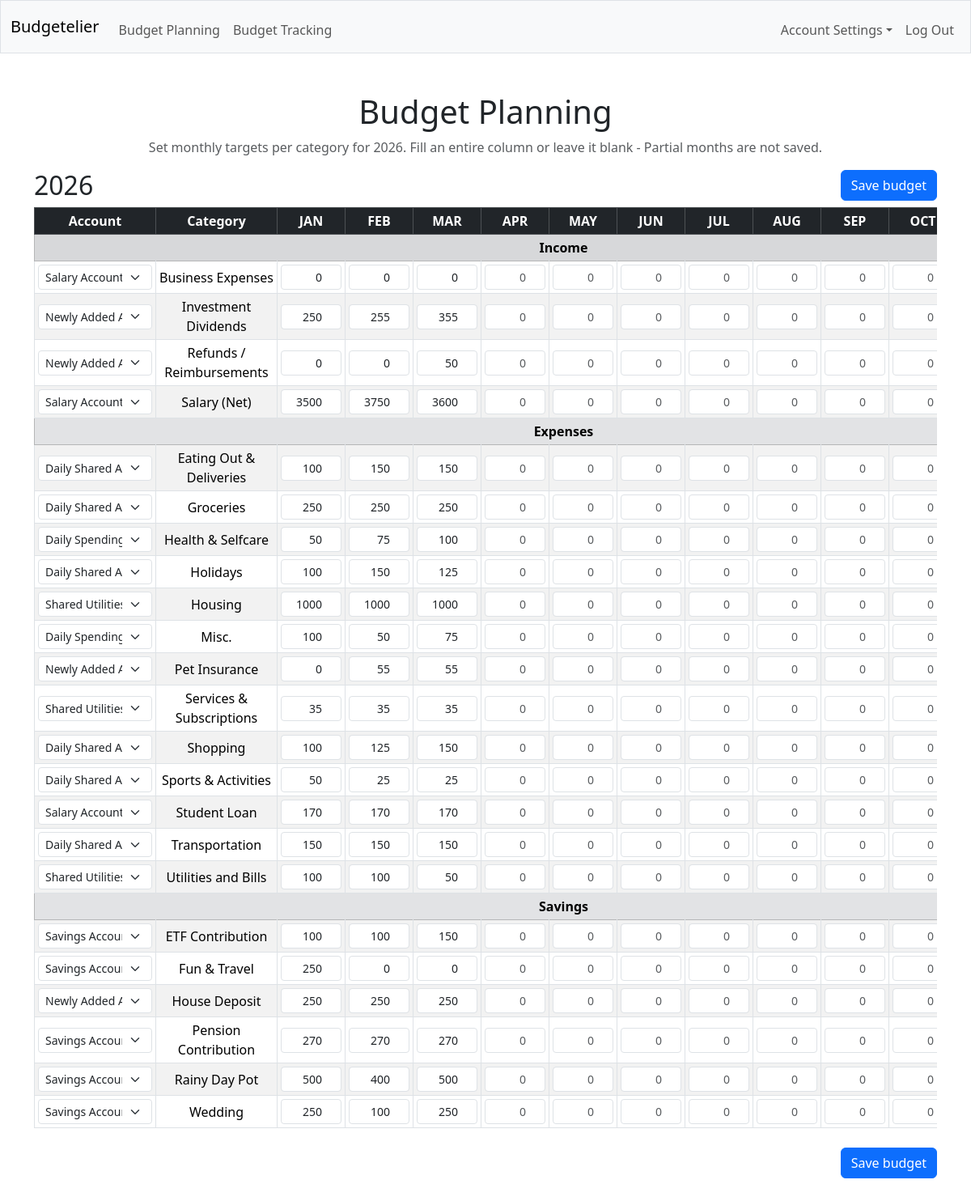
Page /budget_planning (signed in) on the committed database.
### tables this page shows
CREATE TABLE categories (
id INTEGER PRIMARY KEY AUTOINCREMENT,
type TEXT NOT NULL CHECK(type IN ('income', 'expenses', 'savings')),
name TEXT NOT NULL UNIQUE,
description TEXT
);

CREATE TABLE "bank_accounts" (
id INTEGER PRIMARY KEY AUTOINCREMENT,
user_id INTEGER NOT NULL,
account_name TEXT NOT NULL,
account_type TEXT,
FOREIGN KEY (user_id) REFERENCES users(id) ON DELETE CASCADE
);

CREATE TABLE "budget" (
id INTEGER PRIMARY KEY AUTOINCREMENT,
category_id INTEGER NOT NULL,
year INTEGER NOT NULL,
month INTEGER NOT NULL,
target_budget NUMERIC NOT NULL, bank_account_id INTEGER
REFERENCES bank_accounts(id) ON DELETE SET NULL,
UNIQUE (category_id, year, month),
FOREIGN KEY (category_id) REFERENCES categories(id) ON DELETE RESTRICT
);

### routes/budget_planning.py (the view, shortened to what this page needs)
@budget_planning_bp.route("/budget_planning", methods=["GET", "POST"])
@login_required
def budget_planning():
    db = get_db()
    selected_year = 2026 # Hardcoded year but will adjust later
    if request.method == "GET":
        categories_by_type, accounts = _get_page_data(db)
        existing_budgets, existing_accounts = _get_existing_budgets(db, selected_year)
        return render_template("budget_planning.html",
                               months=MONTHS,
                               categories=categories_by_type,
                               accounts=accounts,
                               existing_budgets=existing_budgets,
                               existing_accounts=existing_accounts,
                               selected_year=selected_year)

### app.py (called while the page is built)
@app.after_request
def after_request(response):
    response.headers["Cache-Control"] = "no-cache, no-store, must-revalidate"
    response.headers["Expires"] = 0
    response.headers["Pragma"] = "no-cache"
    return response

### helpers.py (called while the page is built)
def login_required(f):
        @wraps(f)
        def decorated_function(*args, **kwargs):
            if session.get("user_id") is None:
                  return redirect("/login")
            return f(*args, **kwargs)
        return decorated_function

def get_db():
      db = sqlite3.connect('finances.db')
      db.row_factory = sqlite3.Row
      db.execute("PRAGMA foreign_keys = ON")
      return db

### routes/budget_planning.py (called while the page is built)
def _get_page_data(db):
    rows = db.execute(
        """
        SELECT id, type, name
        FROM "categories"
        ORDER BY type, name
        """
    ).fetchall()
    categories_by_type = { # Creates an empty dictionary for each type
            'income': [],
            'expenses': [],
            'savings': []
        }
    for row in rows: # For each category...
            if row['type'] in categories_by_type: # ... assigns a type if found in list
                categories_by_type[row['type']].append({ # and appends its Id and name
                     'id' : row['id'],
                     'name' : row['name']
                     })
    accounts = db.execute(
        """
        SELECT id, account_name
        FROM "bank_accounts"
        WHERE user_id = ?
        """,
        (session['user_id'],)
    ).fetchall()
    return categories_by_type, accounts

def _get_existing_budgets(db, year):
    rows = db.execute(
        """
        SELECT category_id, month, target_budget, bank_account_id
        FROM "budget"
        WHERE year = ?
        """,
        (year,)
    ).fetchall()
    existing_budgets = {}
    existing_accounts = {}
    for row in rows:
        existing_budgets[(row['category_id'], row['month'])] = row['target_budget']
        existing_accounts[row['category_id']] = row['bank_account_id']
    return existing_budgets, existing_accounts

### templates/budget_planning.html (shortened to what this page needs)
{% extends "layout.html" %}
{% block main %}
    <h1>Budget Planning</h1>
    <p class="text-muted">Set monthly targets per category for {{ selected_year }}. Fill an entire column or leave it blank - Partial months are not saved.</p>
    <form action="/budget_planning" method="POST">
        <div class="d-flex justify-content-between align-items-center mb-2">
            <h2 class="mb-0">{{ selected_year }}</h2>
            <button type="submit" class="btn btn-primary">Save budget</button>
        </div>
        <div class="table-responsive">
            <table class="table table-striped table-sm table-bordered align-middle" style="table-layout: auto;">
                <thead class="table-dark">
                    <tr>
                        <th style="min-width: 150px;" >Account</th>
                        <th style="min-width: 150px;" >Category</th>
                        {% for month in months %}
                            <th style="width: 1%; white-space: nowrap;" class="text-center">{{ month }}</th>
                        {% endfor %}
                    </tr>
                </thead>
                <tbody>
                    {% for type, cat_list in categories.items() %}
                        <tr class="table-secondary">
                            <td colspan="14" class="fw-bold">{{ type | capitalize }}</td>
                        </tr>
                        {% for cat in cat_list %}
                        <tr>
                            <td>
                                <select name="account_{{ cat.id }}" class="form-select form-select-sm" required>
                                    {% for acc in accounts %}
                                        <option value="{{ acc.account_name }}"
                                            {% if existing_accounts.get(cat.id) == acc.id %}selected{% endif %}>
                                            {{ acc.account_name }}
                                        </option>
                                    {% endfor %}
                                </select>
                            </td>
                            <td>{{ cat.name }}</td>
                            {% for month in months %}
                            <td>
                                <input type ="number"
                                name="budget_{{ cat.id }}_{{ month | lower }}"
                                class="form-control form-control-sm text-end"
                                step="0.01"
                                min="0"
                                style="width: 75px;"
                                value="{{ existing_budgets.get((cat.id, loop.index), '') }}"
                                placeholder="0">
                            </td>
                            {% endfor %}
                        </tr>
                        {% endfor %}
                    {% endfor %}
                </tbody>
            </table>
        </div>
        <div class="d-flex justify-content-end mt-2">
            <button type="submit" class="btn btn-primary">Save budget</button>
        </div>
    </form>
{% endblock %}

### rows in the picture
categories: id.account_name "Salary Account", name "Business Expenses", get "0" "0" "0"
categories: id.account_name "Newly Added Account", name "Investment Dividends", get "250" "255"
budget: get "355"
categories: id.account_name "Newly Added Account", name "Refunds / Reimbursements", get "0" "0" "50"
categories: id.account_name "Salary Account", name "Salary (Net)"
budget: get "3500"
budget: get "3750"
budget: get "3600"
categories: id.account_name "Daily Shared Account", name "Eating Out & Deliveries", get "100" "150" "150"
categories: id.account_name "Daily Shared Account", name "Groceries", get "250" "250" "250"
categories: id.account_name "Daily Spending Account", name "Health & Selfcare", get "50" "75" "100"
categories: id.account_name "Daily Shared Account", name "Holidays", get "100" "150" "125"
categories: id.account_name "Shared Utilities Account", name "Housing"
budget: get "1000"
budget: get "1000"
budget: get "1000"
categories: id.account_name "Daily Spending Account", name "Misc.", get "100" "50" "75"
categories: id.account_name "Newly Added Account", name "Pet Insurance", get "0" "55" "55"
categories: id.account_name "Shared Utilities Account", name "Services & Subscriptions", get "35" "35" "35"
categories: id.account_name "Daily Shared Account", name "Shopping", get "100" "125" "150"
categories: id.account_name "Daily Shared Account", name "Sports & Activities", get "50" "25" "25"
categories: id.account_name "Salary Account", name "Student Loan", get "170" "170" "170"
categories: id.account_name "Daily Shared Account", name "Transportation", get "150" "150" "150"
categories: id.account_name "Shared Utilities Account", name "Utilities and Bills", get "100" "100" "50"
categories: id.account_name "Savings Account", name "ETF Contribution", get "100" "100" "150"
categories: id.account_name "Savings Account", name "Fun & Travel", get "250" "0" "0"
categories: id.account_name "Newly Added Account", name "House Deposit", get "250" "250" "250"
categories: id.account_name "Savings Account", name "Pension Contribution"
budget: get "270"
budget: get "270"
budget: get "270"
categories: id.account_name "Savings Account", name "Rainy Day Pot"
budget: get "500"
budget: get "400"
budget: get "500"
categories: id.account_name "Savings Account", name "Wedding", get "250" "100" "250"

### other values in the picture
{{ selected_year }} "2026"
{{ month }} "JAN" "FEB" "MAR" "APR" "MAY" "JUN" "JUL" "AUG" "SEP" "OCT"
{{ type | capitalize }} "Income" "Expenses" "Savings"
